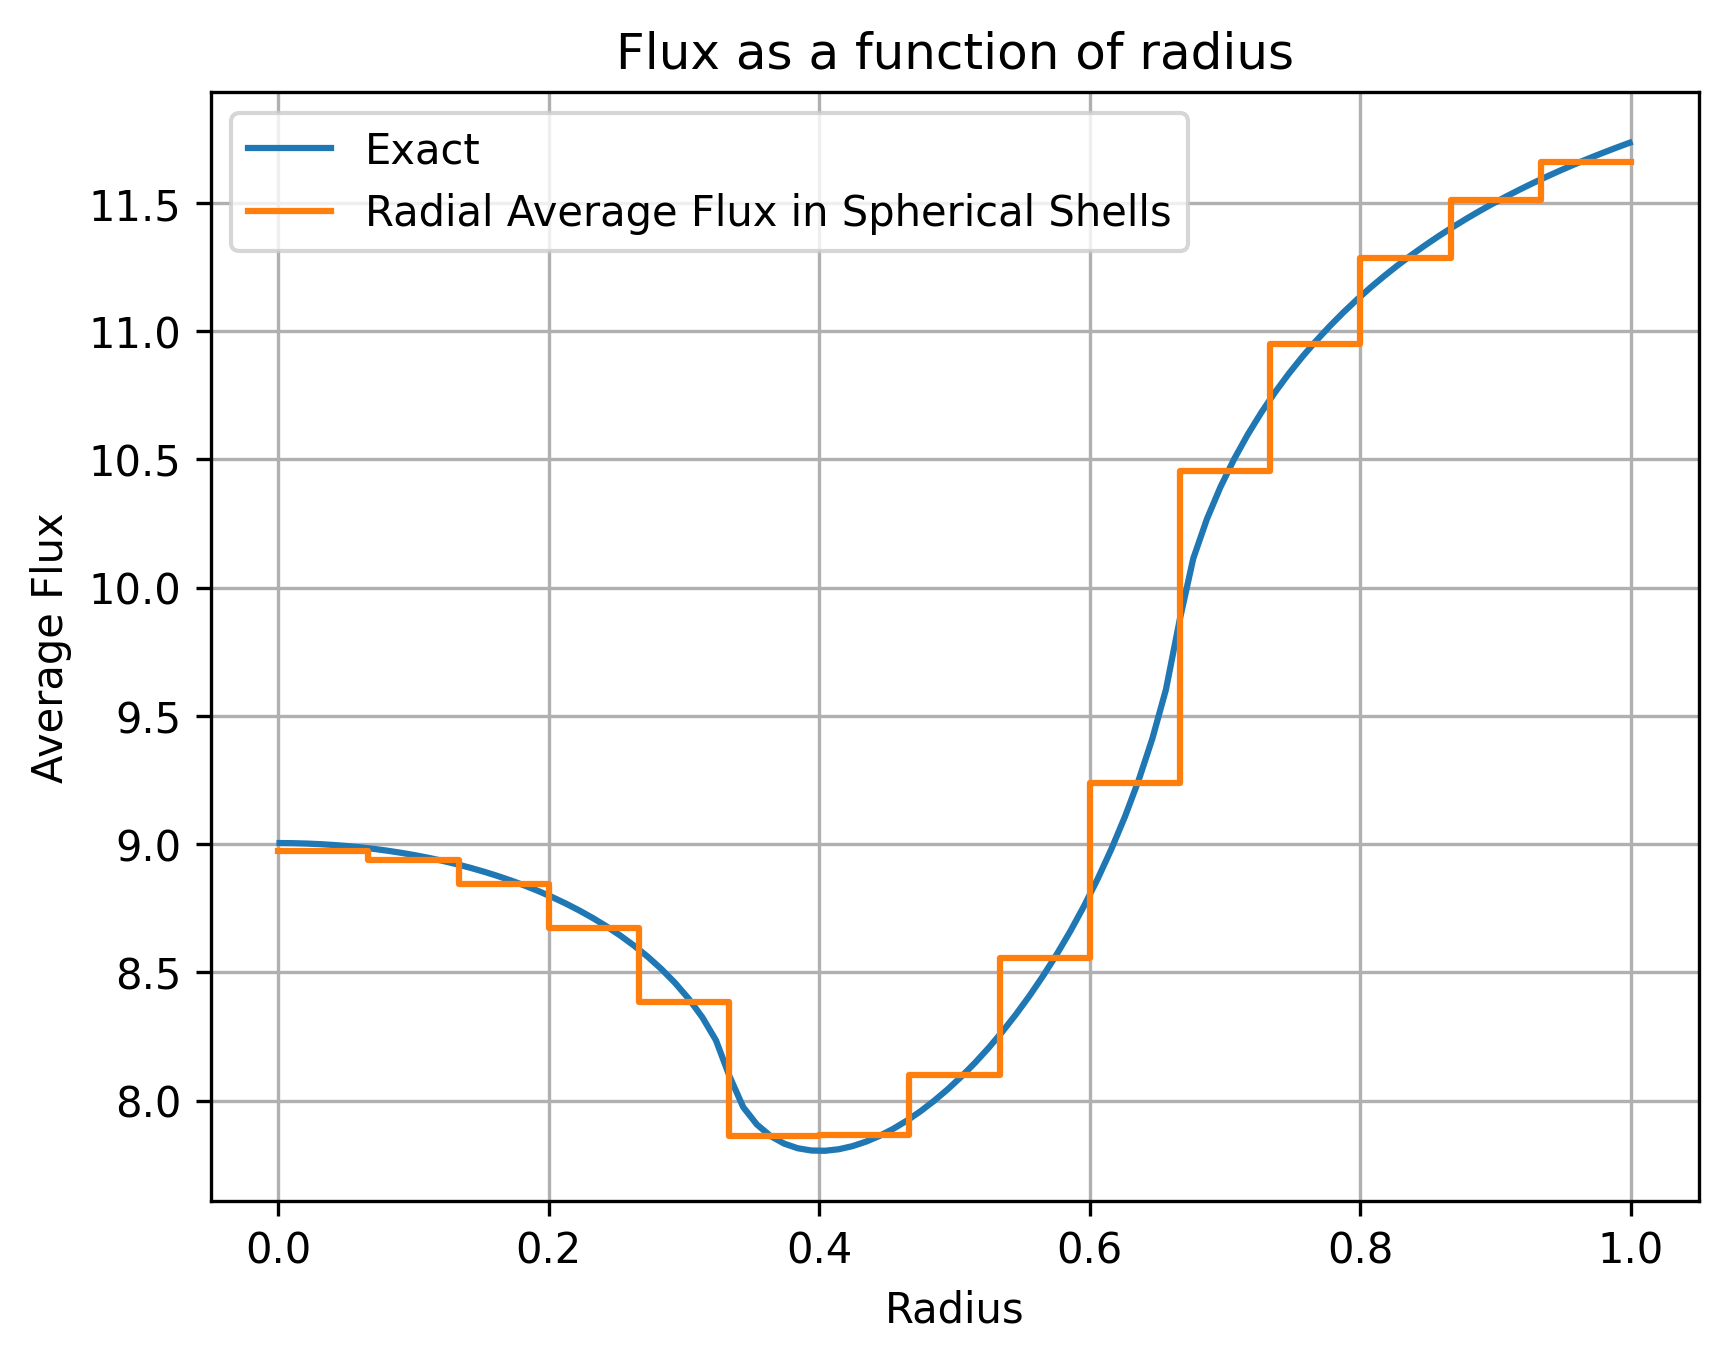

Reproduce this figure in Python.
#!/usr/bin/env python3
# -*- coding: utf-8 -*-
"""
Problem 3
Chang, B. (2021a, February 19).
Six 1D polar transport test problems for the deterministic and monte-carlo method.
LLNL-TR-819680
https://www.osti.gov/servlets/purl/1769096
"""

import sys
import os
import numpy as np

if "opensn_console" not in globals():
    from mpi4py import MPI
    size = MPI.COMM_WORLD.size
    rank = MPI.COMM_WORLD.rank
    # Append parent directory to locate the pyopensn modules
    sys.path.append(os.path.abspath(os.path.join(os.path.dirname(__file__), "../../../../../")))
    from pyopensn.mesh import FromFileMeshGenerator, PETScGraphPartitioner
    from pyopensn.xs import MultiGroupXS
    from pyopensn.aquad import GLCProductQuadrature3DXYZ
    from pyopensn.solver import DiscreteOrdinatesProblem, SteadyStateSolver
    from pyopensn.fieldfunc import FieldFunctionGridBased, GetFieldFunctions
    from pyopensn.logvol import SphereLogicalVolume, BooleanLogicalVolume

if __name__ == "__main__":

    meshgen = FromFileMeshGenerator(
        filename="./meshes/three_region_sphere.msh",
        partitioner=PETScGraphPartitioner(type='parmetis'),
    )
    grid = meshgen.Execute()

    # create XS
    num_groups = 1
    xs_void = MultiGroupXS()
    xs_void.CreateSimpleOneGroup(sigma_t=0.0,c=0.0)
    xs_mat = MultiGroupXS()
    xs_mat.CreateSimpleOneGroup(sigma_t=1.0,c=0.0)

    # volumetric src
    bsrc = [ 1. ]

    # angular quadrature
    nazimu = 4
    npolar = 2
    pquad = GLCProductQuadrature3DXYZ(npolar, nazimu)

    # Solver
    phys = DiscreteOrdinatesProblem(
        mesh=grid,
        num_groups=num_groups,
        groupsets=[
            {
                "groups_from_to": (0, num_groups - 1),
                "angular_quadrature": pquad,
                "inner_linear_method": "petsc_gmres",
                "angle_aggregation_type": "single",
                "angle_aggregation_num_subsets": 1,
                "l_max_its": 500,
                "l_abs_tol": 1.0e-6,
                "gmres_restart_interval": 30
            },
        ],
        xs_map=[
            {"block_ids": [2], "xs": xs_mat},
            {"block_ids": [1,3], "xs": xs_void},
        ],
        options={
            "scattering_order": 0,
            "boundary_conditions": [
                {"name":"xmin", "type":"isotropic", "group_strength":bsrc},
                {"name":"xmax", "type":"isotropic", "group_strength":bsrc},
                {"name":"ymin", "type":"isotropic", "group_strength":bsrc},
                {"name":"ymax", "type":"isotropic", "group_strength":bsrc},
                {"name":"zmin", "type":"isotropic", "group_strength":bsrc},
                {"name":"zmax", "type":"isotropic", "group_strength":bsrc}
            ]
        },
    )

    ss_solver = SteadyStateSolver(lbs_problem=phys)
    ss_solver.Initialize()
    ss_solver.Execute()

    # export
    fflist = phys.GetFieldFunctions()
    """
        vtk_basename = "Problem_5_"
        # export only the scalar flux of group g
        FieldFunctionGridBased.ExportMultipleToVTK(
            [fflist[g] for g in range(num_groups)],
            vtk_basename
        )
    """
    # compute the average flux over a logical volume
    def average_flx_logvol(logvol):
        ffvol = FieldFunctionInterpolationVolume()
        ffvol.SetOperationType("avg")
        ffvol.SetLogicalVolume(logvol)
        ffvol.AddFieldFunction(fflist[0])
        ffvol.Initialize()
        ffvol.Execute()
        avgval = ffvol.GetValue()
        return avgval

    # compute the average flux over spherical shells
    def compute_average_flux(N_logvols, r_max):
        r_vals = np.linspace(0, r_max, N_logvols + 1)
        avg_flx = np.zeros(N_logvols)
        for i in range(N_logvols):
            if i != 0:
                inner_vol = SphereLogicalVolume(r=r_vals[i])
                outer_vol = SphereLogicalVolume(r=r_vals[i + 1])
                logvol = BooleanLogicalVolume(parts=[{"op":True,"lv":outer_vol},{"op":False,"lv":inner_vol}])
            else:
                logvol = SphereLogicalVolume(r=r_vals[i + 1])
            avg_flx[i] = average_flx_logvol(logvol)
        return r_vals, avg_flx

    # perform the calculation
    N_logvols = 15
    r_vals, avg_flx = compute_average_flux(N_logvols, 1)
    if rank == 0:
        for r,v in zip(r_vals[1:],avg_flx):
            print("end-radius: {:.2f}, avg-value: {:.6f}".format(r, v))

    # compute the analytical answer
    from scipy.integrate import quad

    def get_phi(r, psi, a, b, sig):
        a2 = a**2
        b2 = b**2
        r2 = r**2
        phi = 0
        if r > b:
            phi += 1 + (1-b2/r2)**(1/2)
            phi += quad(lambda x: np.exp(-2*sig*(b2-r2*(1-x**2))**(1/2)),(1-b2/r2)**(1/2),(1-a2/r2)**(1/2))[0]
            phi += quad(lambda x: np.exp(-2*sig*((b2-r2*(1-x**2))**(1/2)-(a2-r2*(1-x**2))**(1/2))),(1-a2/r2)**(1/2),1)[0]
        elif r < a:
            phi += quad(lambda x: np.exp(-sig*((b2-r2*(1-x**2))**(1/2)-(a2-r2*(1-x**2))**(1/2))),-1,1)[0]
        else:
            phi += quad(lambda x: np.exp(-sig*(x*r+(b2-r2*(1-x**2))**(1/2)-2*(a2-r2*(1-x**2))**(1/2))),(1-a2/r2)**(1/2),1)[0]
            phi += quad(lambda x: np.exp(-sig*(r*x+(b2-r2*(1-x**2))**(1/2))),-1,(1-a2/r2)**(1/2))[0]
        phi *= psi
        return phi

    if rank==0:

        psi_0 = 2 * np.pi
        a = 1./3.
        b = 2./3.
        sigt = 1.0
        eps = 1e-3
        r_fine = np.linspace(0.+eps, 1.0-eps, 100)
        exact_phi = np.zeros_like(r_fine)
        for i,r in enumerate(r_fine):
            exact_phi[i] = get_phi(r, psi_0, a, b, sigt)
            print(r_fine[i], exact_phi[i])


        import matplotlib.pyplot as plt

        plt.figure()
        plt.plot(r_fine, exact_phi, label='Exact')
        plt.step(r_vals, np.append(avg_flx, avg_flx[-1]), where='post', label='Radial Average Flux in Spherical Shells')
        plt.xlabel("Radius")
        plt.ylabel("Average Flux")
        plt.title("Flux as a function of radius")
        plt.grid(True)
        plt.legend()
        # Save the figure as a PNG file
        plt.savefig("Problem_5.png", dpi=300, bbox_inches='tight')
        plt.show()